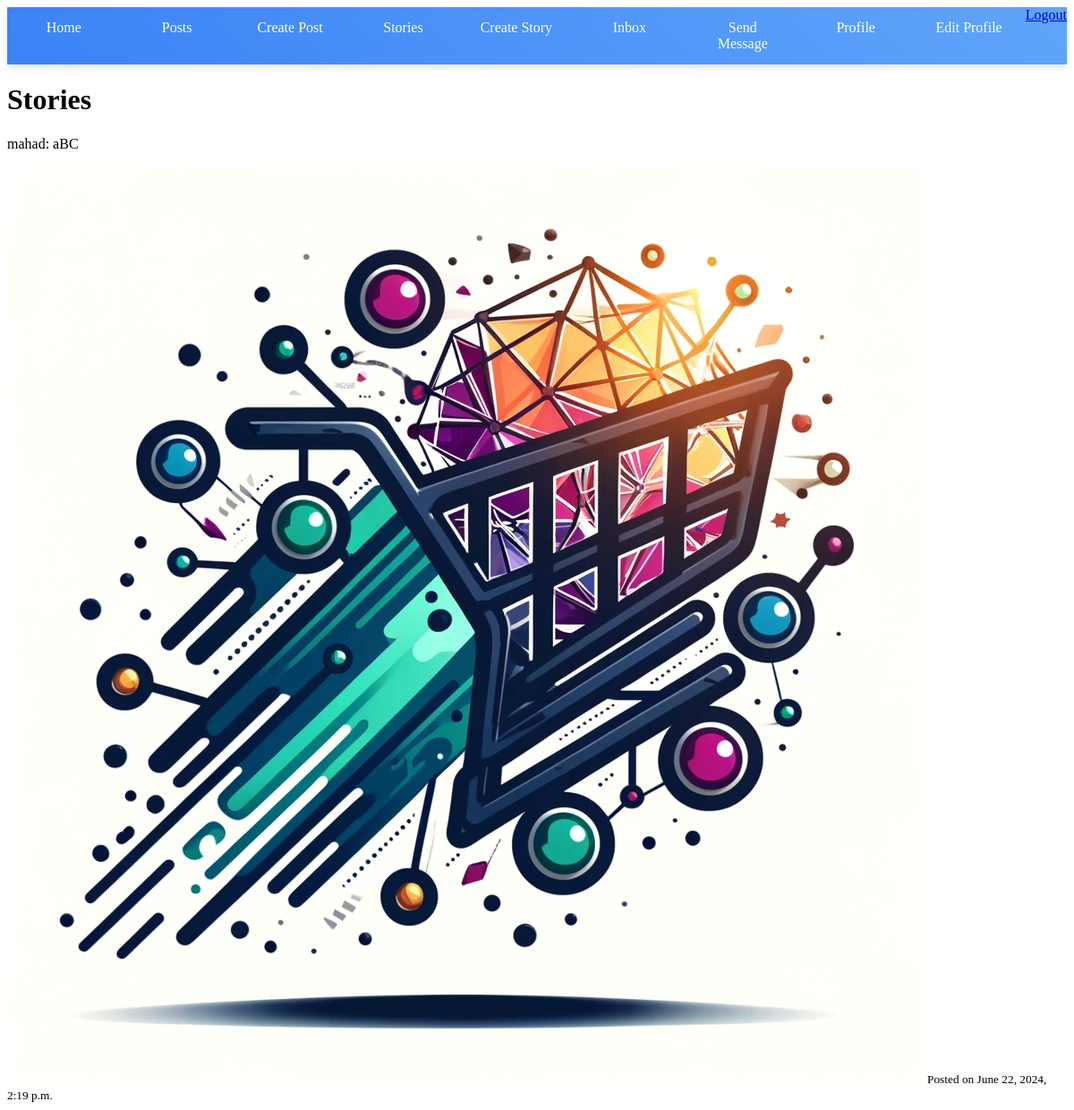
/view_stories/ (signed in), run on the app's committed database.
### core/models.py (models this page shows, shortened)
class Story(models.Model):
    user = models.ForeignKey(User, on_delete=models.CASCADE)
    content = models.TextField(blank=True)
    image = models.ImageField(upload_to='story_images/', blank=True)
    created_at = models.DateTimeField(auto_now_add=True)
    expires_at = models.DateTimeField()

### core/views.py (the view)
# urls.py: path('view_stories/', views.view_stories, name='view_stories'),
@login_required
def view_stories(request):
    current_time = timezone.now()
    stories = Story.objects.filter(expires_at__gt=current_time).order_by('-created_at')
    return render(request, 'core/view_stories.html', {'stories': stories})

### core/templates/core/view_stories.html (shortened to what this page needs)
{% extends "core/base.html" %}
{% block content %}
<h1>Stories</h1>
{% for story in stories %}
    <div>
        <p>{{ story.user.username }}: {{ story.content }}</p>
        {% if story.image %}
            <img src="{{ story.image.url }}" alt="Story image">
        {% endif %}
        <small>Posted on {{ story.created_at }}</small>
    </div>
{% endfor %}
{% endblock %}

### data on the page
Story: user.username "mahad", content "aBC", image (picture), created_at "June 22, 2024, 2:19 p.m."
